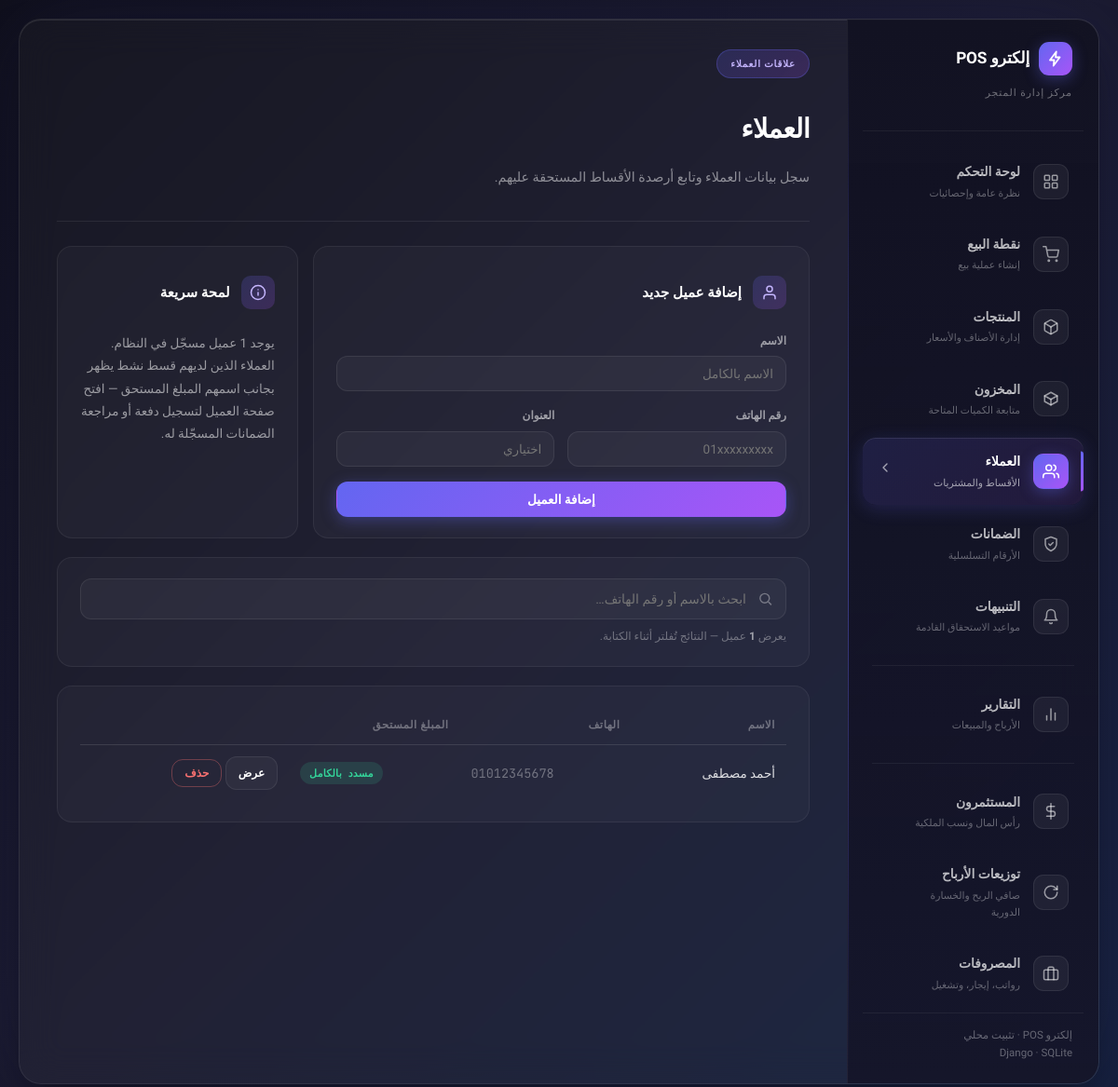
Screenshot of /manage/customers/ with the database file from the repository.
### pos/models.py (models this page shows, shortened)
class Customer(models.Model):
    name = models.CharField(max_length=200)
    phone = models.CharField(max_length=40, blank=True, default="")
    address = models.CharField(max_length=255, blank=True, default="")
    created_at = models.DateTimeField(auto_now_add=True)
    class Meta:
        ordering = ["name"]
        constraints = [
            models.UniqueConstraint(
                fields=["phone"],
                condition=~models.Q(phone=""),
                name="unique_customer_phone_when_set",
            ),
        ]
    @property
    def total_due(self):
        total = self.installment_plans.filter(status="active").aggregate(
            models.Sum("remaining_amount")
        )["remaining_amount__sum"]
        return total or 0

### pos/views.py (the view)
# urls.py: path("manage/customers/", views.customers_list, name="customers_list"),
def customers_list(request):
    customers = Customer.objects.all()
    return render(request, "pos/customers.html", {"customers": customers})

### pos/context_processors.py (called while the page is built)
def installment_alerts(request):
    try:
        from .models import InstallmentPlan, Investor
        cutoff = timezone.now() + timezone.timedelta(days=5)
        installment_count = InstallmentPlan.objects.filter(
            status=InstallmentPlan.ACTIVE,
            next_due_date__isnull=False,
            next_due_date__lte=cutoff,
        ).count()
        investor_count = sum(
            1 for inv in Investor.objects.filter(status=Investor.ACTIVE, dividends_due__gt=0)
            if inv.days_until_dividend_due is not None and inv.days_until_dividend_due <= 5
        )
        count = installment_count + investor_count
    except Exception:
        count = 0
    return {"nav_alerts_count": count}

### pos/templates/pos/customers.html (shortened to what this page needs)
{% extends "pos/base.html" %}
{% load static %}
{% block content %}
<div class="panel-header">
  <div>
    <span class="panel-badge">علاقات العملاء</span>
    <h1 class="panel-title">العملاء</h1>
    <p class="panel-description">سجل بيانات العملاء وتابع أرصدة الأقساط المستحقة عليهم.</p>
  </div>
</div>
<div class="panel-content">
  <div class="stats-grid cols-3">
    <div class="content-card" style="grid-column: span 2;">
      <div class="card-header">
        <div class="card-icon">
          <svg viewBox="0 0 24 24" fill="none" stroke="currentColor" stroke-width="2" stroke-linecap="round" stroke-linejoin="round">
            <path d="M20 21v-2a4 4 0 0 0-4-4H8a4 4 0 0 0-4 4v2"></path><circle cx="12" cy="7" r="4"></circle>
          </svg>
        </div>
        <h3 class="card-title">إضافة عميل جديد</h3>
      </div>
      <form method="post" action="{% url 'pos:customer_new' %}">
        <div class="field">
          <label>الاسم</label>
          <input type="text" name="name" required placeholder="الاسم بالكامل">
        </div>
        <div class="field-row">
          <div class="field">
            <label>رقم الهاتف</label>
            <input type="text" name="phone" placeholder="01xxxxxxxxx">
          </div>
          <div class="field">
            <label>العنوان</label>
            <input type="text" name="address" placeholder="اختياري">
          </div>
        </div>
        <button type="submit" class="btn btn-primary btn-block">إضافة العميل</button>
      </form>
    </div>
    <div class="content-card">
      <div class="card-header">
        <div class="card-icon">
          <svg viewBox="0 0 24 24" fill="none" stroke="currentColor" stroke-width="2" stroke-linecap="round" stroke-linejoin="round">
            <circle cx="12" cy="12" r="10"></circle><line x1="12" y1="16" x2="12" y2="12"></line><line x1="12" y1="8" x2="12.01" y2="8"></line>
          </svg>
        </div>
        <h3 class="card-title">لمحة سريعة</h3>
      </div>
      <p class="card-text">
        يوجد {{ customers|length }} عميل مسجّل في النظام. العملاء الذين لديهم قسط نشط
        يظهر بجانب اسمهم المبلغ المستحق — افتح صفحة العميل لتسجيل دفعة أو مراجعة الضمانات المسجّلة له.
      </p>
    </div>
  </div>
  <div class="content-card">
    <div class="search-box" id="customers-search-box">
      <svg viewBox="0 0 24 24" fill="none" stroke="currentColor" stroke-width="2"><circle cx="11" cy="11" r="7"/><path d="M21 21l-4.3-4.3"/></svg>
      <input type="text" id="customers-search-input" placeholder="ابحث بالاسم أو رقم الهاتف…" autocomplete="off">
    </div>
    {% if customers %}<div class="search-hint">يعرض <strong>{{ customers|length }}</strong> عميل — النتائج تُفلتر أثناء الكتابة.</div>{% endif %}
  </div>
  <div class="content-card">
    {% if customers %}
    <table>
      <thead><tr><th>الاسم</th><th>الهاتف</th><th>المبلغ المستحق</th><th></th></tr></thead>
      <tbody id="customers-table-body">
        {% for c in customers %}
        <tr data-search="{{ c.name }} {{ c.phone|default:'' }}">
          <td>{{ c.name }}</td>
          <td class="mono" style="color:var(--text-faint);">{{ c.phone|default:"—" }}</td>
          <td class="mono">
            {% if c.total_due > 0 %}
              <span class="badge badge-bad">{{ c.total_due|floatformat:2 }} ج.م</span>
            {% else %}
              <span class="badge badge-good">مسدد بالكامل</span>
            {% endif %}
          </td>
          <td style="white-space:nowrap;">
            <a href="{% url 'pos:customer_detail' customer_id=c.id %}" class="btn btn-sm">عرض</a>
            <form method="post" action="{% url 'pos:customer_delete' customer_id=c.id %}" style="display:inline;" data-confirm="حذف العميل {{ c.name }}؟ لا يمكن التراجع عن هذا الإجراء." data-confirm-label="حذف">
              <button type="submit" class="btn btn-sm btn-danger">حذف</button>
            </form>
          </td>
        </tr>
        {% endfor %}
      </tbody>
    </table>
    {% else %}
    <div class="empty">لا يوجد عملاء مسجّلون بعد.</div>
    {% endif %}
  </div>
</div>
{% endblock %}

### rows the page displays
Customer: name "أحمد مصطفى", phone "01012345678", shows "مسدد بالكامل"

### other values shown
{{ customers|length }} "1"
